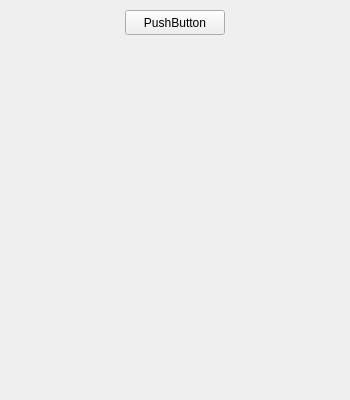
<?xml version="1.0" encoding="UTF-8"?>
<ui version="4.0">
 <class>Form</class>
 <widget class="QWidget" name="Form">
  <property name="geometry">
   <rect>
    <x>0</x>
    <y>0</y>
    <width>350</width>
    <height>400</height>
   </rect>
  </property>
  <property name="windowTitle">
   <string>Form</string>
  </property>
  <widget class="QPushButton" name="pushButton">
   <property name="geometry">
    <rect>
     <x>125</x>
     <y>10</y>
     <width>100</width>
     <height>25</height>
    </rect>
   </property>
   <property name="text">
    <string>PushButton</string>
   </property>
  </widget>
 </widget>
 <resources/>
 <connections/>
</ui>
